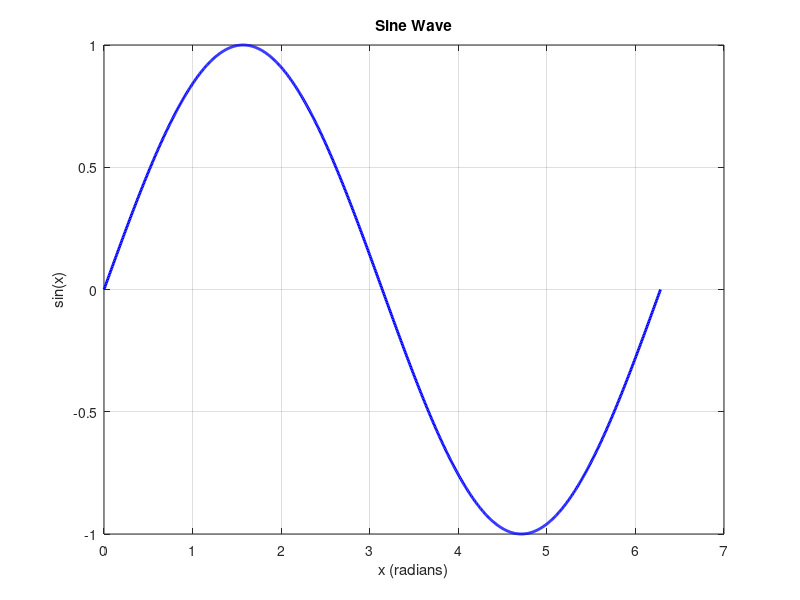

Recreate this plot in MATLAB.
% MATLAB script to plot a sine wave
x = linspace(0, 2*pi, 1000);  % Create x values from 0 to 2π
y = sin(x);                   % Calculate sine values

% Plot the sine wave
figure;
plot(x, y, 'b-', 'LineWidth', 2);
title('Sine Wave');
xlabel('x (radians)');
ylabel('sin(x)');
grid on;
